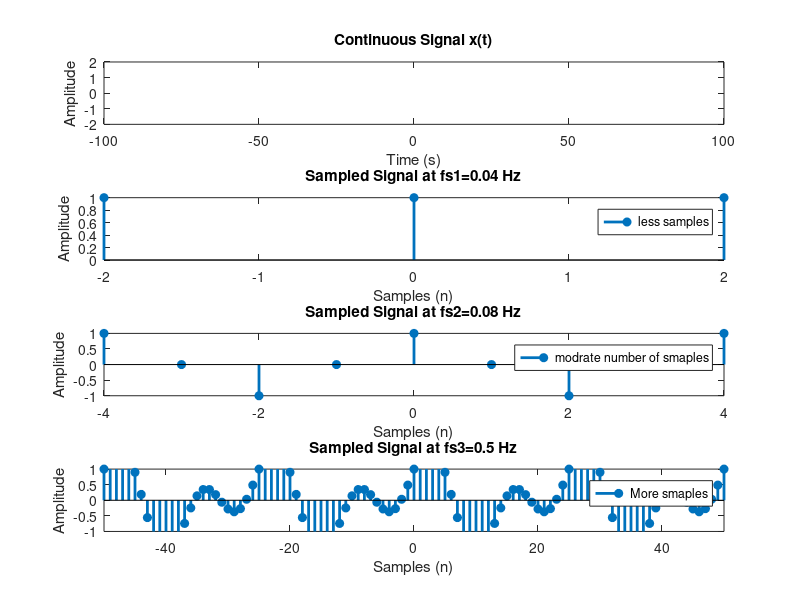

This figure's MATLAB source:
t = -100:0.0001:100;
fs1 = 0.04; 
fs2 = 0.08; 
fs3 = 0.5;  
x_t = cos(0.04*pi*t)+ sin(0.08*pi*t);
n1 = -4:1:4; 
n2 = -8:1:8; 
n3 = -50:1:50; 
x_n1 =  cos(0.04*pi*n1/fs1)+ sin(0.08*pi*n1/fs1); 
x_n2 =  cos(0.04*pi*n2/fs2)+ sin(0.08*pi*n2/fs2); 
x_n3 =  cos(0.04*pi*n3/fs3)+ sin(0.08*pi*n3/fs3);

figure;
subplot(4,1,1);
plot(t, x_t,'LineWidth', 2);
title('Continuous Signal x(t)');
xlabel('Time (s)');
ylabel('Amplitude');

subplot(4,1,2);
stem(n1, x_n1,'filled','LineWidth', 2 );
legend('less samples')
title('Sampled Signal at fs1=0.04 Hz');
xlabel('Samples (n)');
ylabel('Amplitude');
axis([-2 2 0 1])

subplot(4,1,3);
stem(n2, x_n2','filled', 'LineWidth', 2);
legend('modrate number of smaples')
title('Sampled Signal at fs2=0.08 Hz');
xlabel('Samples (n)');
ylabel('Amplitude');
axis([-4 4 -1 1])

subplot(4,1,4);
stem(n3, x_n3,'filled','LineWidth', 2);
legend('More smaples')
title('Sampled Signal at fs3=0.5 Hz');
xlabel('Samples (n)');
ylabel('Amplitude');
axis([-50 50 -1 1])
